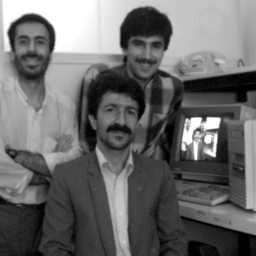
%> input picture Project2/YAD1-256.bmp, 256 x 256 px
$ octave project2_Gaussian.m   (GNU Octave 9; MATLAB toolbox functions it lacks are replaced by stand-ins)
%> lines starting %> are read from the running program, lines starting %| are printed output that depends on the picture
### Project2/pichist.m
function histo = pichist(p)
histo = zeros(1,256);
sizep = size(p);
pixels = sizep(1) * sizep(2);
for index = 1:pixels
   histo(double(p(index))+1) = histo(double(p(index))+1) +1;
end

bar((0:255),histo)

### Project2/project2_Gaussian.m
clc
clear all
close all
%%
pic = imread("YAD1-256.bmp");
%> pic is the input picture: size 256x256 uint8; min 0, max 255, mean 106
m = 0; %mean
varGauss = .01; %Variance
picGauss = imnoise(pic,'gaussian',m,varGauss);
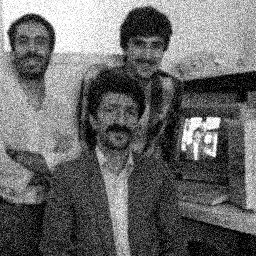
%> picGauss: size 256x256 uint8; min 0, max 255, mean 105.9
d = 0.05; %density (%)
picSalt = imnoise(pic,'salt & pepper',d);
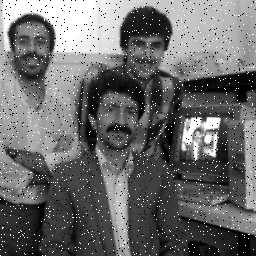
%> picSalt: size 256x256 uint8; min 0, max 255, mean 107.1

figure
sgtitle("picture's")

subplot(2,3,1)
imshow(pic)
title("Orginal")
subplot(2,3,2)
imshow(picGauss)
title("gaussian Noise")
subplot(2,3,3)
imshow(picSalt)
title("salt & pepper")

subplot(2,3,4)
hist1 = pichist(pic);
%> after the loop in pichist, `for index = 1:pixels`: histo = 256 values, max 2377 at index 256, min 22 at index 205, mean 256
%> hist1 has the same summary as histo in pichist
title("histogram : Orginal")
ylabel("number of repeat")
xlabel("observation")

subplot(2,3,5)
hist1 = pichist(picGauss);
%> hist1 = 256 values, max 2733 at index 1, min 59 at index 253, mean 256
title("histogram : gaussian Noisy Picture")
ylabel("number of repeat")
xlabel("observation")

subplot(2,3,6)
hist1 = pichist(picSalt);
%> hist1 = 256 values, max 3903 at index 256, min 21 at index 205, mean 256
title("histogram : salt & pepper Noisy Picture")
ylabel("number of repeat")
xlabel("observation")
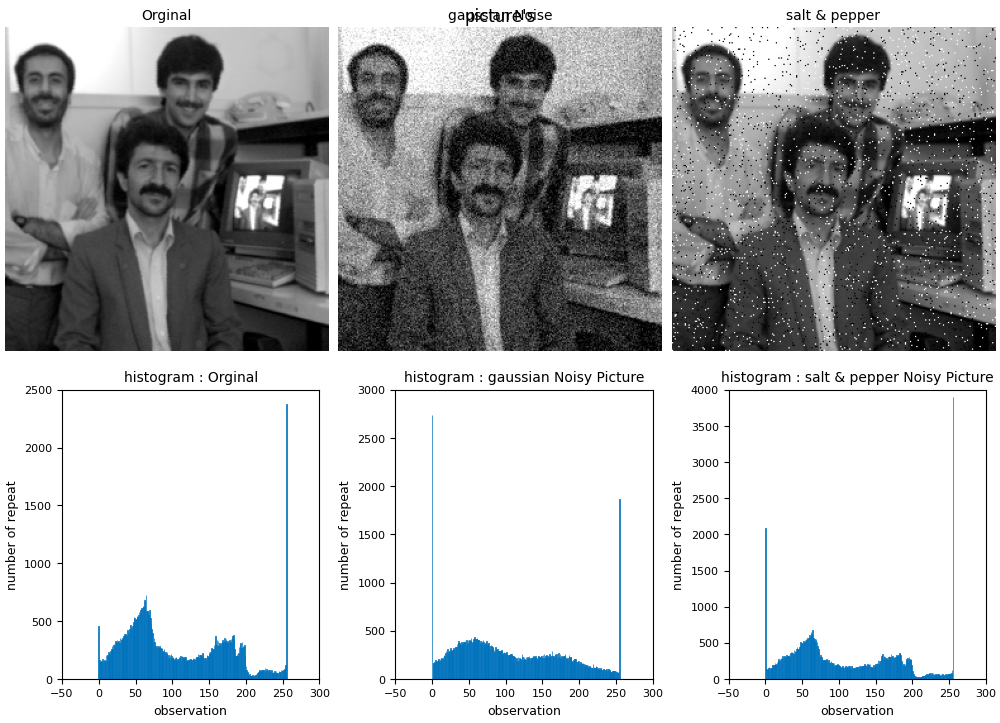
%> figure redrawn from the program's plot data, 6 panels
%%
i = 0;
figure(5)
sgtitle("Gaussian Noise , Average Filter ")
subplot(2,2,1)
imshow(picGauss)
title("Noisy Picture")

figure(6)
sgtitle("Gaussian Noise , Average Filter , Histogarm ")
subplot(2,2,1)
hist1 = pichist(picGauss);
%> hist1 = 256 values, max 2733 at index 1, min 59 at index 253, mean 256
title("histogram :  gaussian Noisy Picture")
ylabel("number of repeat")
xlabel("observation")

figure(9)
sgtitle("Gaussian Noise")

for n = [3 5 7] %filter size
    i = i+1;
    avefilter = (1/(n*n))*ones(n,n);
    nfft = 64;
    Fmedfilter1 =fftshift(fft2(avefilter,nfft,nfft));

    freq = linspace(-pi,pi,nfft);
    offset = 0.5;
    figure
    s = surf(freq,freq,offset +  abs(Fmedfilter1));
    hold on
    imagesc(freq,freq,offset +  abs(Fmedfilter1));
    xticks([-pi -pi/2  0  pi/2 pi])
    xticklabels({'-\pi','-\pi/2','0','\pi/2','\pi'})
    yticks([-pi -pi/2  0  pi/2 pi])
    yticklabels({'-\pi','-\pi/2','0','\pi/2','\pi'})
    zticks([offset,offset+0.5,offset+1])
    zticklabels({'0','0.5','1'})
    % s.EdgeColor = 'none';
    title("Frequency Response of filter (size : "+ num2str(n) + " * "+num2str(n)+")")
    xlabel("X")
    ylabel("Y")
    xlim([-pi pi])
    ylim([-pi pi])

    picAveFiltered = uint8(conv2(picGauss,avefilter,'same'));

    figure(5)
    subplot(2,2,i+1)
    imshow((picAveFiltered))
    title("filter Size : "+ num2str(n) + " * "+num2str(n))

    figure(6)
    subplot(2,2,i+1)
    hist1 = pichist(picAveFiltered);
    title("histogram : filter Size : "+ num2str(n) + " * "+num2str(n))
    ylabel("number of repeat")
    xlabel("observation")
    figure(9)
    subplot(2,3,i)
    imshow(picAveFiltered)
    title("Average filter: "+ num2str(n) + " * "+num2str(n))
end
%> this loop made 3 passes
%> pass 1, `ylim([-pi pi])`:
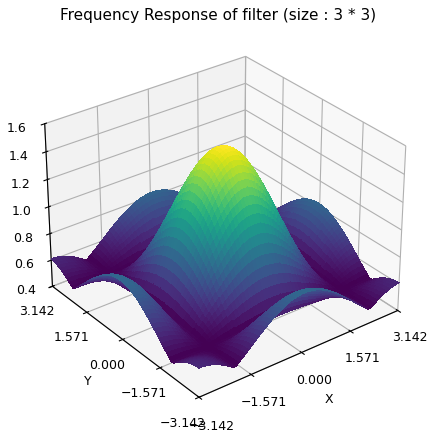
%> figure redrawn from the program's plot data
%> pass 2, `picAveFiltered = uint8(conv2(picGauss,avefilter,'same'));`:
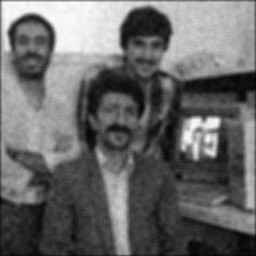
%> picAveFiltered: size 256x256 uint8; min 4, max 252, mean 104.7
%> after the loop, i = 3
%> after the loop:
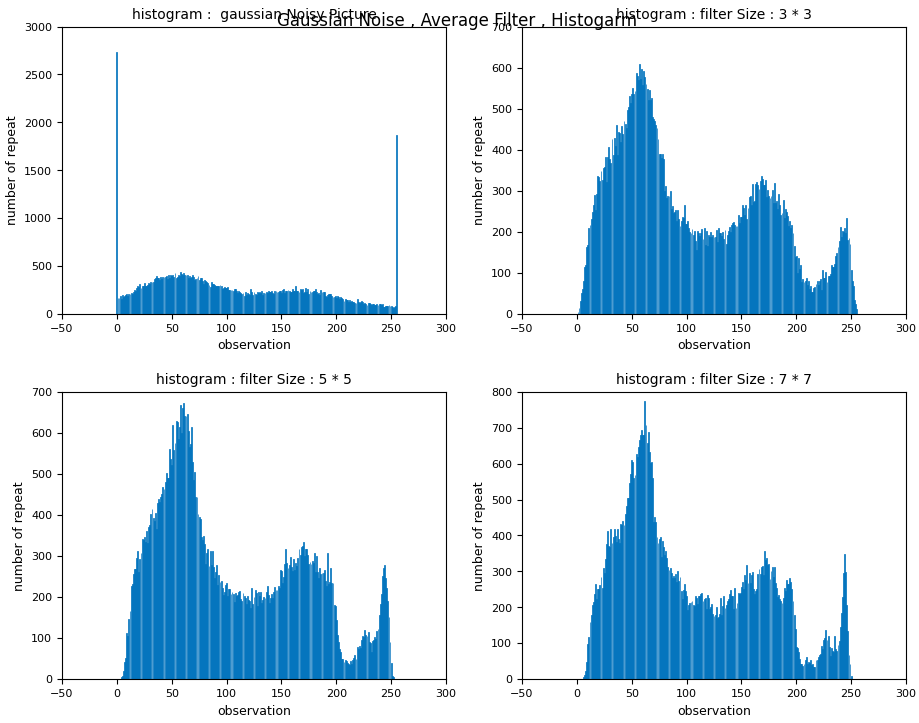
%> figure redrawn from the program's plot data, 4 panels; panel 1: tallest bar 2733 high, from x = -0.4 to 0.4; panel 2: tallest bar 609 high, from x = 56.6 to 57.4; panel 3: tallest bar 673 high, from x = 60.6 to 61.4; panel 4: tallest bar 773 high, from x = 61.6 to 62.4
figure(7)
sgtitle("Gaussian Noise , Median Filter ")
subplot(2,2,1)
imshow(picGauss)
title("Noisy Picture")
figure(8)
sgtitle("Gaussian Noise , Median Filter , Histogarm ")
subplot(2,2,1)
hist1 = pichist(picGauss);
title("histogram : gaussian Noisy Picture")
ylabel("number of repeat")
xlabel("observation")

i = 0;
for n = [3 5 7]
    i = i+1;
    medfilter = ones(n);
    picMedFiltered = uint8(ordfilt2(picGauss,round(n^2/2),medfilter));
    figure(7)
    subplot(2,2,i+1)
    imshow((picMedFiltered))
    title("filter Size : "+ num2str(n) + " * "+num2str(n))
    figure(8)
    subplot(2,2,i+1)
    hist1 = pichist(picMedFiltered);
    title("histogram : filter Size : "+ num2str(n) + " * "+num2str(n))
    ylabel("number of repeat")
    xlabel("observation")

    figure(9)
    subplot(2,3,i+3)
    imshow(picMedFiltered)
    title("Median filter: "+ num2str(n) + " * "+num2str(n))
end
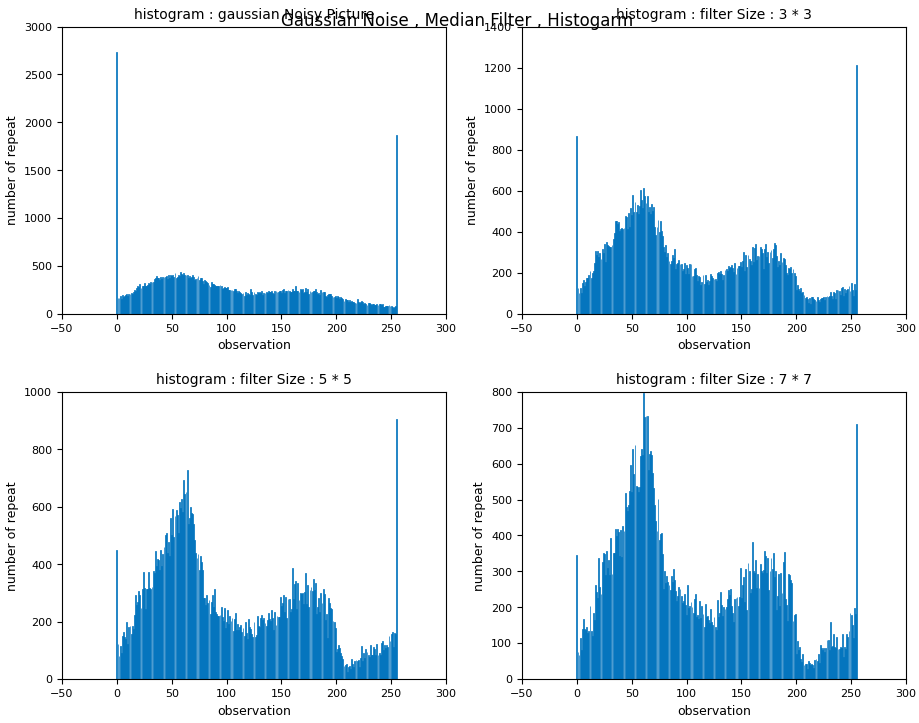
%> figure redrawn from the program's plot data, 4 panels; panel 1: tallest bar 2733 high, from x = -0.4 to 0.4; panel 2: tallest bar 1213 high, from x = 254.6 to 255.4; panel 3: tallest bar 906 high, from x = 254.6 to 255.4; panel 4: tallest bar 798 high, from x = 60.6 to 61.4
